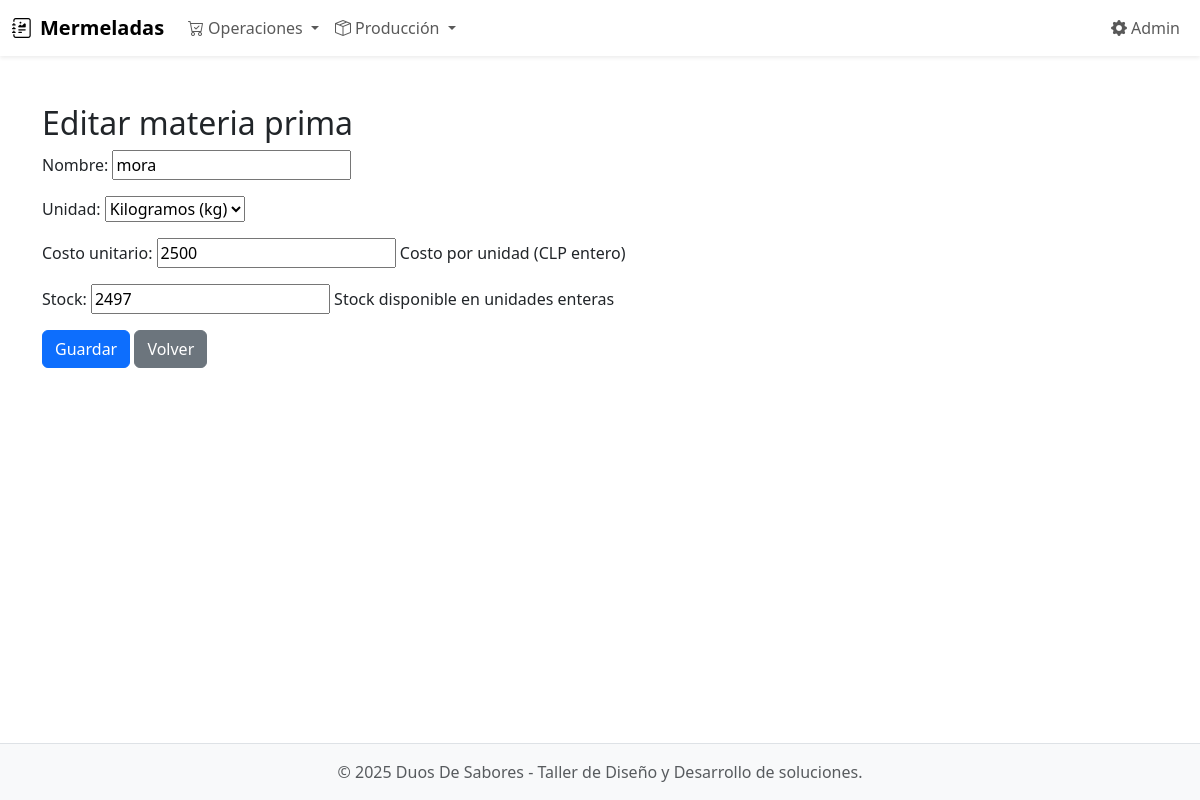
Page /materias/5/editar/ on the committed database.
### ventas/models.py (models this page shows, shortened)
class RawMaterial(models.Model):
    nombre = models.CharField(max_length=150, unique=True)
    unidad = models.CharField(max_length=2, choices=UNIT_CHOICES, default="g")
    costo_unitario = models.IntegerField(default=0, validators=[MinValueValidator(0)], help_text="Costo por unidad (CLP entero)")
    stock = models.IntegerField(default=0, help_text="Stock disponible en unidades enteras")
    class Meta:
        verbose_name = "Materia Prima"
        verbose_name_plural = "Materias Primas"

### ventas/views.py (the view)
# urls.py: path('materias/<int:pk>/editar/', views.RawMaterialUpdateView.as_view(), name='materia_update'),
class RawMaterialUpdateView(UpdateView):
    model = RawMaterial
    form_class = RawMaterialForm
    template_name = "materias/form.html"
    success_url = reverse_lazy("materias_list")

### ventas/forms.py
class RawMaterialForm(forms.ModelForm):
    class Meta:
        model = RawMaterial
        fields = ["nombre", "unidad", "costo_unitario", "stock"]

### templates/materias/form.html (shortened to what this page needs)
{% extends 'base.html' %}
{% block content %}
<h2>{{ form.instance.pk|yesno:"Editar materia prima,Crear materia prima" }}</h2>
<form method="post">{% csrf_token %}
  {{ form.as_p }}
  <button class="btn btn-primary">Guardar</button>
  <a href="{% url 'materias_list' %}" class="btn btn-secondary">Volver</a>
</form>
{% endblock %}

### rows in the picture
RawMaterial: instance.pk "Editar materia prima", nombre "mora", unidad "Kilogramos (kg)", costo_unitario "2500", stock "2497"
